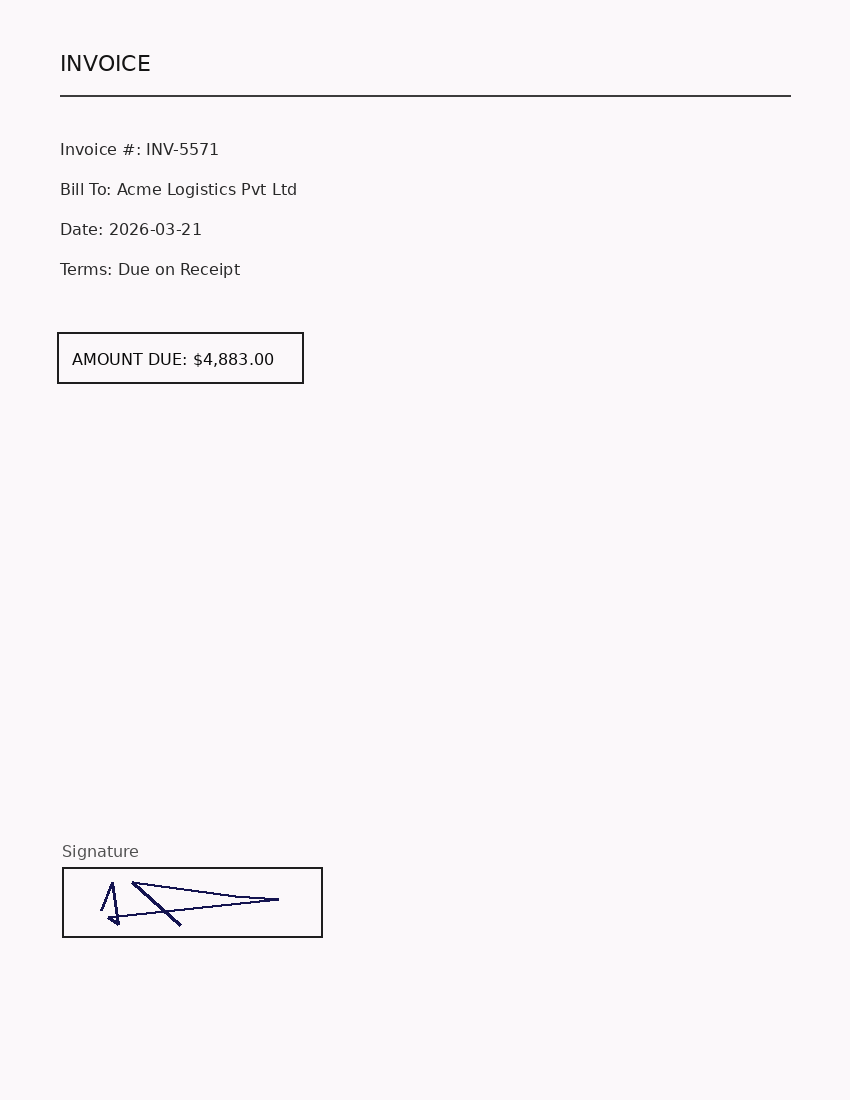
#> input picture data/authentic/sample_001.png, 850 x 1100 px; its folder holds only this picture in this run
$ python dataset.py
#> lines starting #> are read from the running program, lines starting #| are printed output that depends on the picture
#> in _load_ela_tensor, img is the input picture: PIL image 850x1100 RGB; mean R, G, B 249, 246.1, 248.1
### src/ela.py
"""
Error Level Analysis (ELA)

The idea: a JPEG is a lossy format, so every save re-quantizes the image.
If a document has been edited and re-saved, the pasted/edited region was
compressed a *second* time (or came from a different source image), so it
settles into a different local error level than the untouched parts of the
page, which were compressed only once.

Recipe:
  1. Re-save the (possibly already-JPEG) image at a known quality (e.g. 90).
  2. Diff the re-saved version against the input, pixel by pixel.
  3. Amplify the diff so it's visible / usable as a feature map.

Untampered regions -> low, uniform residual.
Tampered regions    -> localized bright spots in the residual map.

This module is deliberately dependency-light (Pillow + numpy) and is the
Week 1 baseline referenced in the architecture diagram's "Preprocess + ELA
maps" step, and its output later becomes the CNN's input.
"""

from __future__ import annotations

import io
from dataclasses import dataclass

import numpy as np
from PIL import Image, ImageChops


@dataclass
class ELAResult:
    ela_image: Image.Image      # amplified visual residual (for display)
    residual: np.ndarray        # raw per-pixel diff, shape (H, W, 3), 0-255
    max_diff: int                # max pixel-level difference found
    score: float                 # single scalar "how suspicious" 0-1


def compute_ela(image: Image.Image, quality: int = 90, scale: float = 15.0) -> ELAResult:
    """
    Run ELA on a PIL image.

    quality: JPEG re-save quality. 90 is the standard choice in the ELA
             literature -- high enough not to introduce its own artifacts,
             low enough to expose recompression differences.
    scale:   multiplier used only for the *visual* ela_image; the raw
             residual returned is unscaled so downstream models see the
             true signal, not a clipped/amplified one.
    """
#> called with quality = 90, scale = 15
    rgb = image.convert("RGB")

    buf = io.BytesIO()
    rgb.save(buf, "JPEG", quality=quality)
    buf.seek(0)
    resaved = Image.open(buf)

    diff = ImageChops.difference(rgb, resaved)
    residual = np.asarray(diff, dtype=np.uint8)

    extrema = diff.getextrema()
#> extrema = ((0, 19), (0, 17), (0, 47))
    max_diff = max(ch[1] for ch in extrema) or 1
#> max_diff = 47

    # Visual version: stretch contrast so faint differences become visible.
    visual_scale = min(255.0 / max_diff, scale)
#> visual_scale = 5.43
    ela_visual = diff.point(lambda p: min(255, int(p * visual_scale)))
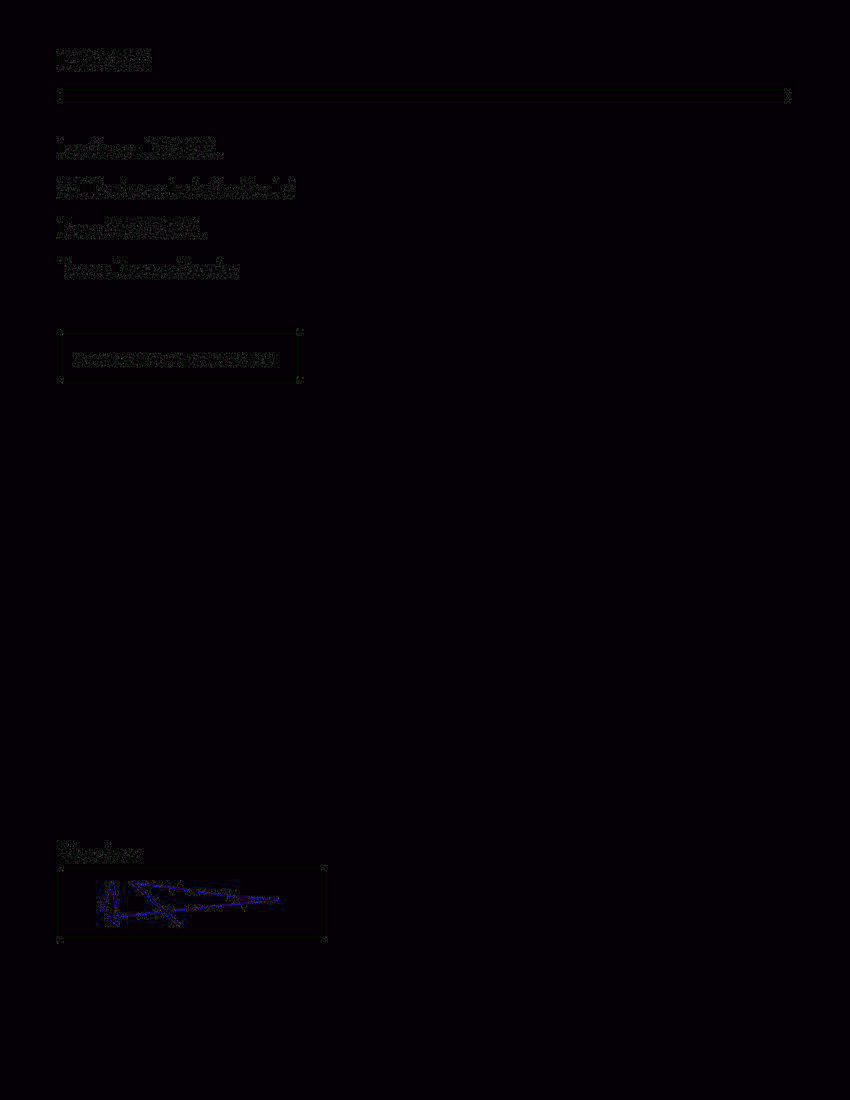
#> ela_visual: PIL image 850x1100 RGB; mean R, G, B 5.3, 0.5, 5.4

    # A simple scalar score: high-percentile residual energy, normalized.
    # Real tampered regions show up as a small patch of high values against
    # an otherwise near-zero background, so a high percentile (not the
    # mean) is what actually separates "clean scan" from "edited region".
    score = float(np.percentile(residual, 99.5) / 255.0)
#> score = 0.0196

    return ELAResult(ela_image=ela_visual, residual=residual, max_diff=max_diff, score=score)


def ela_heatmap(residual: np.ndarray) -> np.ndarray:
    """Collapse the 3-channel residual into a single-channel intensity map,
    the form the CNN and the fusion step actually consume."""
    return residual.astype(np.float32).mean(axis=2)


# [9 lines that do not run on import are left out]

### src/dataset.py
"""
Turns the raw document images into (ELA-map tensor, label) pairs for the
CNN -- this is the bridge between src/ela.py (a hand-written signal) and
src/model.py (a learned one). The CNN never sees the original document; it
only ever sees the ELA residual, which is the whole point: we're asking the
network to learn the texture-normalized anomaly pattern that a single
global statistic (src/ela.py's score) couldn't separate on its own.
"""

from __future__ import annotations

import glob
import os

import numpy as np
import torch
from PIL import Image
from torch.utils.data import Dataset

from ela import compute_ela, ela_heatmap

ROOT_DIR = os.path.dirname(os.path.dirname(os.path.abspath(__file__)))
DEFAULT_DATA_ROOT = os.path.join(ROOT_DIR, "data")

IMG_SIZE = 128  # downsized working resolution -- fast on CPU, still large
                # enough for the amount-box-scale anomaly to survive resizing.


def _load_ela_tensor(path: str) -> torch.Tensor:
    img = Image.open(path)
    result = compute_ela(img, quality=90)
    heatmap = ela_heatmap(result.residual)  # (H, W) float32, roughly 0-255

    pil = Image.fromarray(heatmap.astype(np.uint8)).resize((IMG_SIZE, IMG_SIZE), Image.BILINEAR)
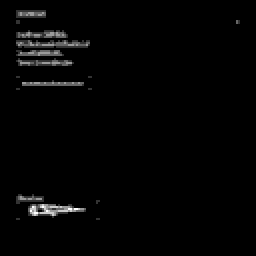
#> pil: PIL image 128x128 L (shown 2 times larger); min 0, max 5, mean 0.0806; drawn with min black and max white
    arr = np.asarray(pil, dtype=np.float32) / 255.0
#> (the run stopped early here; a loop or call above may not have finished)
